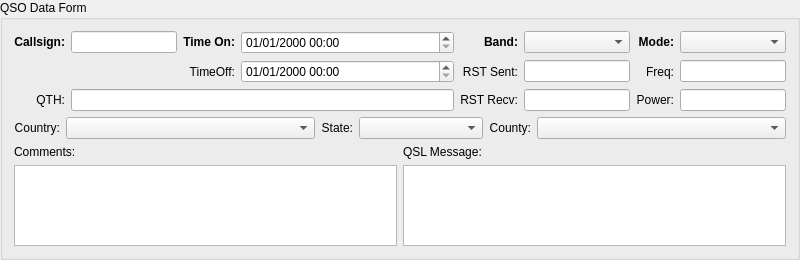
<?xml version="1.0" encoding="UTF-8"?>
<ui version="4.0">
 <class>QsoDataForm</class>
 <widget class="QGroupBox" name="QsoDataForm">
  <property name="geometry">
   <rect>
    <x>0</x>
    <y>0</y>
    <width>800</width>
    <height>260</height>
   </rect>
  </property>
  <property name="sizePolicy">
   <sizepolicy hsizetype="MinimumExpanding" vsizetype="MinimumExpanding">
    <horstretch>1</horstretch>
    <verstretch>1</verstretch>
   </sizepolicy>
  </property>
  <property name="minimumSize">
   <size>
    <width>800</width>
    <height>260</height>
   </size>
  </property>
  <property name="windowTitle">
   <string>QSO Data Form</string>
  </property>
  <property name="title">
   <string>QSO Data Form</string>
  </property>
  <layout class="QVBoxLayout" name="verticalLayout">
   <item>
    <layout class="QGridLayout" name="gridLayout" columnstretch="0,1,0,2,0,1,0,1">
     <item row="0" column="5">
      <widget class="QComboBox" name="qsoBandCb">
       <property name="toolTip">
        <string>QSO band</string>
       </property>
      </widget>
     </item>
     <item row="1" column="3">
      <widget class="QDateTimeEdit" name="qsoDateTimeOff">
       <property name="minimumSize">
        <size>
         <width>162</width>
         <height>0</height>
        </size>
       </property>
       <property name="toolTip">
        <string>QSO end date/time (UTC)</string>
       </property>
       <property name="displayFormat">
        <string>MM/dd/yyyy hh:mm</string>
       </property>
       <property name="timeSpec">
        <enum>Qt::UTC</enum>
       </property>
      </widget>
     </item>
     <item row="0" column="0">
      <widget class="QLabel" name="label_1">
       <property name="text">
        <string>&lt;html&gt;&lt;head/&gt;&lt;body&gt;&lt;p&gt;&lt;span style=&quot; font-weight:600;&quot;&gt;Callsign:&lt;/span&gt;&lt;/p&gt;&lt;/body&gt;&lt;/html&gt;</string>
       </property>
       <property name="alignment">
        <set>Qt::AlignRight|Qt::AlignTrailing|Qt::AlignVCenter</set>
       </property>
      </widget>
     </item>
     <item row="0" column="1">
      <widget class="QLineEdit" name="qsoCallsignTxt">
       <property name="sizePolicy">
        <sizepolicy hsizetype="Preferred" vsizetype="Fixed">
         <horstretch>0</horstretch>
         <verstretch>0</verstretch>
        </sizepolicy>
       </property>
       <property name="minimumSize">
        <size>
         <width>81</width>
         <height>0</height>
        </size>
       </property>
       <property name="toolTip">
        <string>Contact callsign</string>
       </property>
      </widget>
     </item>
     <item row="0" column="7">
      <widget class="QComboBox" name="qsoModeCb">
       <property name="toolTip">
        <string>QSO mode</string>
       </property>
      </widget>
     </item>
     <item row="0" column="3">
      <widget class="QDateTimeEdit" name="qsoDateTimeOn">
       <property name="minimumSize">
        <size>
         <width>162</width>
         <height>0</height>
        </size>
       </property>
       <property name="toolTip">
        <string>QSO start date/time (UTC)</string>
       </property>
       <property name="displayFormat">
        <string>MM/dd/yyyy hh:mm</string>
       </property>
       <property name="timeSpec">
        <enum>Qt::UTC</enum>
       </property>
      </widget>
     </item>
     <item row="0" column="6">
      <widget class="QLabel" name="label_4">
       <property name="text">
        <string>&lt;html&gt;&lt;head/&gt;&lt;body&gt;&lt;p&gt;&lt;span style=&quot; font-weight:600;&quot;&gt;Mode:&lt;/span&gt;&lt;/p&gt;&lt;/body&gt;&lt;/html&gt;</string>
       </property>
       <property name="alignment">
        <set>Qt::AlignRight|Qt::AlignTrailing|Qt::AlignVCenter</set>
       </property>
      </widget>
     </item>
     <item row="0" column="4">
      <widget class="QLabel" name="label_3">
       <property name="text">
        <string>&lt;html&gt;&lt;head/&gt;&lt;body&gt;&lt;p&gt;&lt;span style=&quot; font-weight:600;&quot;&gt;Band:&lt;/span&gt;&lt;/p&gt;&lt;/body&gt;&lt;/html&gt;</string>
       </property>
       <property name="alignment">
        <set>Qt::AlignRight|Qt::AlignTrailing|Qt::AlignVCenter</set>
       </property>
      </widget>
     </item>
     <item row="1" column="5">
      <widget class="QLineEdit" name="qsoRstSentTxt">
       <property name="toolTip">
        <string>Readability/Signal Strength/Tone sent</string>
       </property>
      </widget>
     </item>
     <item row="1" column="6">
      <widget class="QLabel" name="label_6">
       <property name="text">
        <string>Freq:</string>
       </property>
       <property name="alignment">
        <set>Qt::AlignRight|Qt::AlignTrailing|Qt::AlignVCenter</set>
       </property>
      </widget>
     </item>
     <item row="1" column="4">
      <widget class="QLabel" name="label_5">
       <property name="text">
        <string>RST Sent:</string>
       </property>
       <property name="alignment">
        <set>Qt::AlignRight|Qt::AlignTrailing|Qt::AlignVCenter</set>
       </property>
      </widget>
     </item>
     <item row="0" column="2">
      <widget class="QLabel" name="label_2">
       <property name="text">
        <string>&lt;html&gt;&lt;head/&gt;&lt;body&gt;&lt;p&gt;&lt;span style=&quot; font-weight:600;&quot;&gt;Time On:&lt;/span&gt;&lt;/p&gt;&lt;/body&gt;&lt;/html&gt;</string>
       </property>
       <property name="alignment">
        <set>Qt::AlignRight|Qt::AlignTrailing|Qt::AlignVCenter</set>
       </property>
      </widget>
     </item>
     <item row="1" column="2">
      <widget class="QLabel" name="label">
       <property name="text">
        <string>TimeOff:</string>
       </property>
       <property name="alignment">
        <set>Qt::AlignRight|Qt::AlignTrailing|Qt::AlignVCenter</set>
       </property>
      </widget>
     </item>
     <item row="2" column="0">
      <widget class="QLabel" name="label_7">
       <property name="text">
        <string>QTH:</string>
       </property>
       <property name="alignment">
        <set>Qt::AlignRight|Qt::AlignTrailing|Qt::AlignVCenter</set>
       </property>
      </widget>
     </item>
     <item row="2" column="4">
      <widget class="QLabel" name="label_8">
       <property name="text">
        <string>RST Recv:</string>
       </property>
       <property name="alignment">
        <set>Qt::AlignRight|Qt::AlignTrailing|Qt::AlignVCenter</set>
       </property>
      </widget>
     </item>
     <item row="1" column="7">
      <widget class="QLineEdit" name="qsoFreqMhzTxt">
       <property name="toolTip">
        <string>QSO frequency (MHz)</string>
       </property>
      </widget>
     </item>
     <item row="2" column="5">
      <widget class="QLineEdit" name="qsoRstRecvTxt">
       <property name="toolTip">
        <string>Readability/Signal Strength/Tone received</string>
       </property>
      </widget>
     </item>
     <item row="2" column="6">
      <widget class="QLabel" name="label_9">
       <property name="text">
        <string>Power:</string>
       </property>
       <property name="alignment">
        <set>Qt::AlignRight|Qt::AlignTrailing|Qt::AlignVCenter</set>
       </property>
      </widget>
     </item>
     <item row="2" column="7">
      <widget class="QLineEdit" name="qsoPowerWattsTxt">
       <property name="toolTip">
        <string>Tx power (Watts)</string>
       </property>
      </widget>
     </item>
     <item row="2" column="1" colspan="3">
      <widget class="QLineEdit" name="qsoQthTxt">
       <property name="toolTip">
        <string>Contact QTH (City)</string>
       </property>
      </widget>
     </item>
    </layout>
   </item>
   <item>
    <layout class="QHBoxLayout" name="horizontalLayout" stretch="0,2,0,1,0,2">
     <item>
      <widget class="QLabel" name="label_10">
       <property name="text">
        <string>Country:</string>
       </property>
       <property name="alignment">
        <set>Qt::AlignRight|Qt::AlignTrailing|Qt::AlignVCenter</set>
       </property>
      </widget>
     </item>
     <item>
      <widget class="QComboBox" name="qsoCountryCb">
       <property name="toolTip">
        <string>Contact DXCC entity (Country)</string>
       </property>
      </widget>
     </item>
     <item>
      <widget class="QLabel" name="label_11">
       <property name="text">
        <string>State:</string>
       </property>
       <property name="alignment">
        <set>Qt::AlignRight|Qt::AlignTrailing|Qt::AlignVCenter</set>
       </property>
      </widget>
     </item>
     <item>
      <widget class="QComboBox" name="qsoPriAdminCb">
       <property name="toolTip">
        <string>&lt;html&gt;&lt;head/&gt;&lt;body&gt;&lt;p&gt;Primary Administrative Subdivision&lt;br/&gt;(e.g., US State)&lt;/p&gt;&lt;/body&gt;&lt;/html&gt;</string>
       </property>
      </widget>
     </item>
     <item>
      <widget class="QLabel" name="label_12">
       <property name="text">
        <string>County:</string>
       </property>
       <property name="alignment">
        <set>Qt::AlignRight|Qt::AlignTrailing|Qt::AlignVCenter</set>
       </property>
      </widget>
     </item>
     <item>
      <widget class="QComboBox" name="qsoSecAdminCb">
       <property name="toolTip">
        <string>&lt;html&gt;&lt;head/&gt;&lt;body&gt;&lt;p&gt;Secondary Administrative Subdivision&lt;br/&gt;(e.g., US County)&lt;/p&gt;&lt;/body&gt;&lt;/html&gt;</string>
       </property>
      </widget>
     </item>
    </layout>
   </item>
   <item>
    <layout class="QGridLayout" name="gridLayout_2" columnstretch="1,1">
     <item row="0" column="0">
      <widget class="QLabel" name="label_13">
       <property name="text">
        <string>Comments:</string>
       </property>
      </widget>
     </item>
     <item row="0" column="1">
      <widget class="QLabel" name="label_14">
       <property name="text">
        <string>QSL Message:</string>
       </property>
      </widget>
     </item>
     <item row="1" column="0">
      <widget class="QPlainTextEdit" name="qsoCommentsTxt">
       <property name="sizePolicy">
        <sizepolicy hsizetype="Expanding" vsizetype="MinimumExpanding">
         <horstretch>1</horstretch>
         <verstretch>0</verstretch>
        </sizepolicy>
       </property>
       <property name="minimumSize">
        <size>
         <width>0</width>
         <height>42</height>
        </size>
       </property>
       <property name="toolTip">
        <string>QSO notes and comments</string>
       </property>
      </widget>
     </item>
     <item row="1" column="1">
      <widget class="QPlainTextEdit" name="qsoMessageTxt">
       <property name="sizePolicy">
        <sizepolicy hsizetype="Expanding" vsizetype="MinimumExpanding">
         <horstretch>1</horstretch>
         <verstretch>0</verstretch>
        </sizepolicy>
       </property>
       <property name="minimumSize">
        <size>
         <width>0</width>
         <height>42</height>
        </size>
       </property>
       <property name="toolTip">
        <string>Message for contact</string>
       </property>
      </widget>
     </item>
    </layout>
   </item>
  </layout>
 </widget>
 <tabstops>
  <tabstop>qsoCallsignTxt</tabstop>
  <tabstop>qsoDateTimeOn</tabstop>
  <tabstop>qsoBandCb</tabstop>
  <tabstop>qsoModeCb</tabstop>
  <tabstop>qsoDateTimeOff</tabstop>
  <tabstop>qsoRstSentTxt</tabstop>
  <tabstop>qsoRstRecvTxt</tabstop>
  <tabstop>qsoFreqMhzTxt</tabstop>
  <tabstop>qsoPowerWattsTxt</tabstop>
  <tabstop>qsoQthTxt</tabstop>
  <tabstop>qsoCountryCb</tabstop>
  <tabstop>qsoPriAdminCb</tabstop>
  <tabstop>qsoSecAdminCb</tabstop>
  <tabstop>qsoCommentsTxt</tabstop>
  <tabstop>qsoMessageTxt</tabstop>
 </tabstops>
 <resources/>
 <connections/>
</ui>
